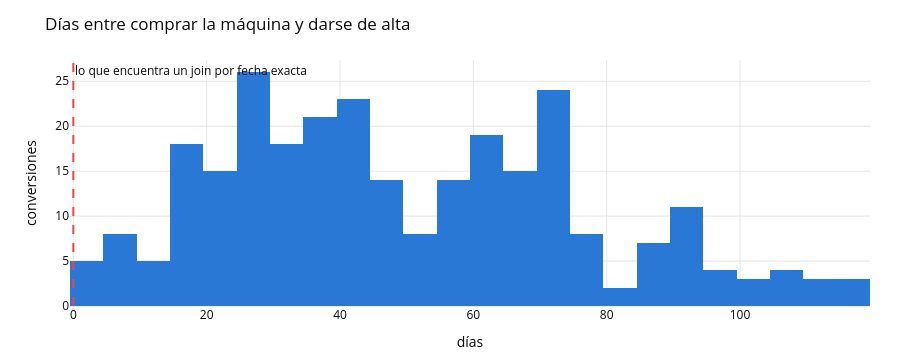

The cell this chart's notebook holds for it:
### Markdown cell above
## 8. El comprador de máquina que se suscribe semanas después

La cuarta imperfección de cohortes: quien compra una máquina con cápsulas de regalo se suscribe
"varias semanas después, no inmediatamente — un join ingenuo por fecha exacta los perdería".

`int_machine_trial_conversions` resuelve el join con una ventana y deja además el contraste montado,
así que se puede medir exactamente cuánto cuesta el atajo.

### Code cell
trials = con.sql("select * from int_machine_trial_conversions").df()
trials["order_date"] = pd.to_datetime(trials.order_date)

matrix = pd.crosstab(trials.would_match_naive_same_day_join, trials.is_trial_conversion)
matrix.index = ["join ingenuo NO encuentra", "join ingenuo SÍ encuentra"]
matrix.columns = ["no es conversión", "es conversión"]
print("Compradores de máquina con trial de cápsulas:")
print(matrix.to_string())

real = int(trials.is_trial_conversion.sum())
naive_hits = int(trials.would_match_naive_same_day_join.sum())
tp = int((trials.would_match_naive_same_day_join & trials.is_trial_conversion).sum())
print()
print(f"conversiones reales (ventana resuelta): {real}")
print(f"filas que devuelve el join por fecha exacta: {naive_hits}, de las cuales aciertos: {tp}")
print(f"precisión del join ingenuo: {tp / naive_hits:.0%} · cobertura: {tp / real:.0%}")
print(f"de esas {naive_hits}, {int(trials[trials.would_match_naive_same_day_join].was_already_subscriber.sum())} "
      f"ya eran suscriptores antes de comprar la máquina")

lag = trials[trials.is_trial_conversion].conversion_lag_days
print()
print(f"días entre la compra y el alta: mediana {lag.median():.0f}, "
      f"p10 {lag.quantile(0.1):.0f}, p90 {lag.quantile(0.9):.0f}, mínimo {lag.min():.0f}")

fig = go.Figure(go.Histogram(x=lag, nbinsx=30, marker_color=C_BLUE))
fig.add_vline(x=0, line=dict(color=C_RED, width=2, dash="dash"),
              annotation_text="lo que encuentra un join por fecha exacta", annotation_position="top right")
fig.update_layout(**{**PLOT_LAYOUT, "height": 360, "hovermode": "closest"},
                  title="Días entre comprar la máquina y darse de alta",
                  xaxis_title="días", yaxis_title="conversiones")
fig.show()

### Figure 1 — Plotly figure (JSON) as saved in the notebook; plotly's stock layout.template omitted (floating-point values rounded to 4 significant figures; data arrays with more than 128 entries replaced by an {"elided": "..."} marker saying what was removed)
{"data": [{"marker": {"color": "#2a78d6"}, "nbinsx": 30, "type": "histogram", "x": {"elided": "278 int values"}}], "layout": {"annotations": [{"showarrow": false, "text": "lo que encuentra un join por fecha exacta", "x": 0, "xanchor": "left", "xref": "x", "y": 1, "yanchor": "top", "yref": "y domain"}], "font": {"color": "#0b0b0b", "size": 12}, "height": 360, "hovermode": "closest", "legend": {"orientation": "h", "x": 0, "y": 1.02, "yanchor": "bottom"}, "margin": {"b": 50, "l": 70, "r": 30, "t": 60}, "shapes": [{"line": {"color": "#e34948", "dash": "dash", "width": 2}, "type": "line", "x0": 0, "x1": 0, "xref": "x", "y0": 0, "y1": 1, "yref": "y domain"}], "title": {"text": "Días entre comprar la máquina y darse de alta"}, "xaxis": {"gridcolor": "#e6e6e3", "title": {"text": "días"}}, "yaxis": {"gridcolor": "#e6e6e3", "title": {"text": "conversiones"}}}}
